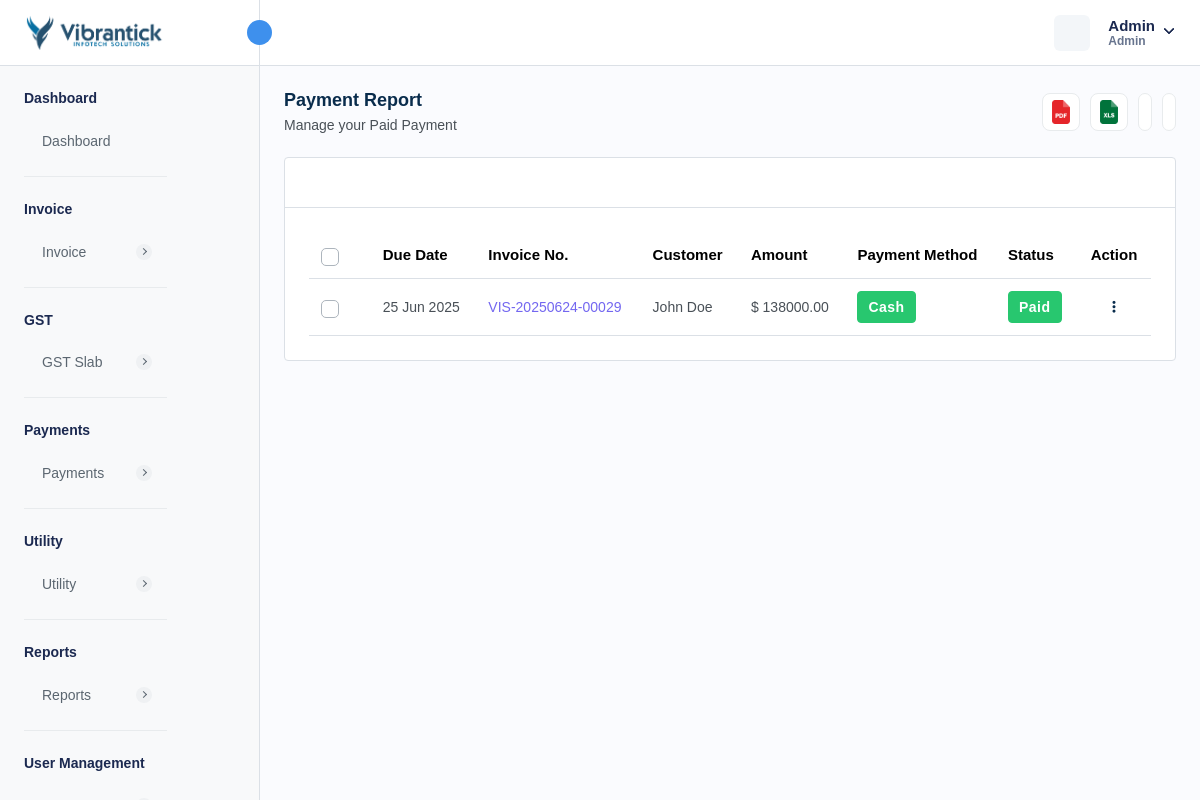
Page /payment-paid.php (signed in) on the earlier database version.
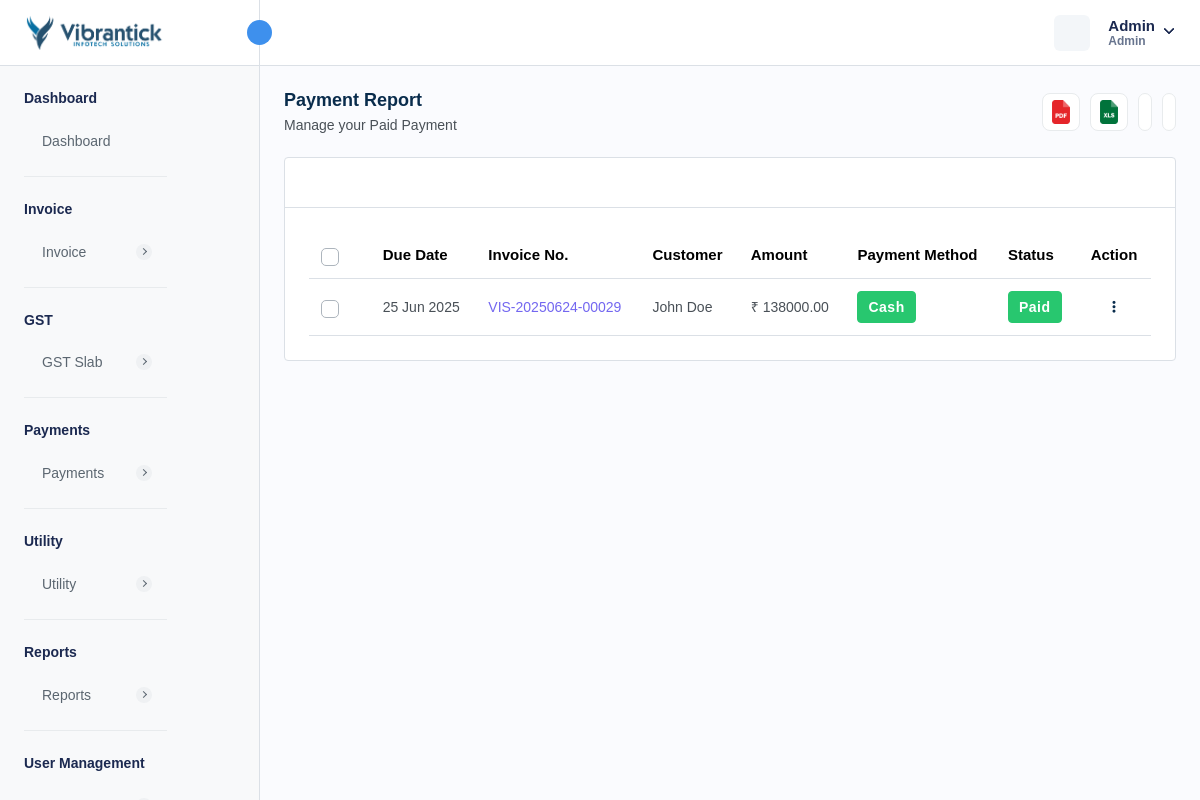
Same page on the later database version.
### tables this page shows
CREATE TABLE `invoice` (
  `invoice_id` int NOT NULL AUTO_INCREMENT,
  `invoice_number` varchar(255) NOT NULL,
  `payment_method` enum('CREDIT_CARD','DEBIT_CARD','CASH','NET_BANKING','PAYPAL','OTHER') NOT NULL,
  `transaction_id` varchar(255) DEFAULT NULL,
  `status` enum('PAID','PENDING','CANCELLED','REFUNDED') NOT NULL,
  `amount` decimal(10,2) NOT NULL,
  `quantity` int NOT NULL,
  `tax` int NOT NULL,
  `discount` decimal(10,2) NOT NULL,
  `total_amount` decimal(10,2) NOT NULL,
  `due_date` varchar(255) DEFAULT NULL,
  `customer_id` int DEFAULT NULL,
  `service_id` json DEFAULT NULL,
  `description` longtext,
  `created_at` timestamp NULL DEFAULT CURRENT_TIMESTAMP,
  `updated_at` timestamp NULL DEFAULT CURRENT_TIMESTAMP ON UPDATE CURRENT_TIMESTAMP,
  `is_active` int NOT NULL DEFAULT '1',
  `reminder_enabled` int NOT NULL DEFAULT '0',
  `reminder_count` int NOT NULL DEFAULT '0',
  `created_by` int NOT NULL,
  `from_date` varchar(255) DEFAULT NULL,
  `to_date` varchar(255) DEFAULT NULL,
  `invoice_type` enum('FIXED','RECURSIVE') DEFAULT NULL,
  `invoice_title` varchar(255) DEFAULT NULL,
  `gst_status` enum('PAID','HOLD','CANCELLED') DEFAULT 'HOLD',
  `repeat_cycle` enum('DAILY','WEEKLY','MONTHLY','QUARTERLY','SEMIQUARTERLY','ANNUALLY','BIENNIALLY') DEFAULT NULL,
  `create_before` int DEFAULT NULL,
  PRIMARY KEY (`invoice_id`),
  UNIQUE KEY `invoice_number_UNIQUE` (`invoice_number`),
  UNIQUE KEY `transaction_id_UNIQUE` (`transaction_id`)
);

CREATE TABLE `customer` (
  `customer_id` int NOT NULL AUTO_INCREMENT,
  `customer_name` varchar(255) NOT NULL,
  `customer_phone` varchar(15) DEFAULT NULL,
  `customer_email` varchar(255) DEFAULT NULL,
  `customer_address` text,
  `ship_name` varchar(255) DEFAULT NULL,
  `ship_phone` varchar(15) DEFAULT NULL,
  `ship_email` varchar(255) DEFAULT NULL,
  `ship_address` text,
  `isActive` int DEFAULT '1',
  `created_at` timestamp NULL DEFAULT CURRENT_TIMESTAMP,
  `updated_at` timestamp NULL DEFAULT NULL ON UPDATE CURRENT_TIMESTAMP,
  `customer_state` varchar(45) DEFAULT NULL,
  `customer_city` int DEFAULT NULL,
  `gst_number` varchar(45) DEFAULT NULL,
  PRIMARY KEY (`customer_id`),
  UNIQUE KEY `customer_phone_UNIQUE` (`customer_phone`),
  UNIQUE KEY `customer_email_UNIQUE` (`customer_email`),
  UNIQUE KEY `gst_number_UNIQUE` (`gst_number`)
);

CREATE TABLE `currency` (
  `currency_id` int NOT NULL AUTO_INCREMENT,
  `currency_name` varchar(255) DEFAULT NULL,
  `currency_code` varchar(45) DEFAULT NULL,
  `currency_symbol` varchar(45) DEFAULT NULL,
  `currency_rate` decimal(10,2) DEFAULT NULL,
  `created_at` timestamp NULL DEFAULT CURRENT_TIMESTAMP,
  `updated_at` timestamp NULL DEFAULT NULL,
  `is_active` int DEFAULT '1',
  PRIMARY KEY (`currency_id`)
);

### payment-paid.php (the view, shortened to what the changed rows need)
<?php
require "./database/config.php";
try {
    $stmtFetchInvoices = $db->prepare("SELECT * FROM invoice
    INNER JOIN customer
    ON customer.customer_id = invoice.customer_id
    WHERE invoice.status = 'PAID' AND invoice.is_active = 1
    ");
    if ($stmtFetchInvoices->execute()) {
        $invoices = $stmtFetchInvoices->get_result();
    } else {
        $_SESSION['error'] = 'Error for fetching customers';
    }
    $stmtFetchLocalizationSettings = $db->prepare("SELECT * FROM localization_settings INNER JOIN currency ON localization_settings.currency_id = currency.currency_id;");
    $stmtFetchLocalizationSettings->execute();
    $localizationSettings = $stmtFetchLocalizationSettings->get_result()->fetch_array(MYSQLI_ASSOC);
} catch (Exception $e) {
    $_SESSION['error'] = $e;
}
?>
<!DOCTYPE html>
<html lang="en">
<head>
    <link rel="stylesheet" href="assets/css/bootstrap.min.css" />
    <link rel="stylesheet" href="assets/css/bootstrap-datetimepicker.min.css" />
    <link rel="stylesheet" href="assets/plugins/daterangepicker/daterangepicker.css" />
    <link rel="stylesheet" href="assets/css/animate.css" />
    <link rel="stylesheet" href="assets/plugins/select2/css/select2.min.css" />
    <link rel="stylesheet" href="assets/css/dataTables.bootstrap5.min.css" />
    <link rel="stylesheet" href="assets/plugins/fontawesome/css/fontawesome.min.css" />
    <link rel="stylesheet" href="assets/plugins/fontawesome/css/all.min.css" />
    <link rel="stylesheet" href="assets/css/style.css" />
    <link rel="stylesheet" href="https://cdn.jsdelivr.net/npm/notyf@3/notyf.min.css" />
</head>
</head>
<body>
    <div class="main-wrapper">
        <div class="page-wrapper">
            <div class="content">
                <div class="card table-list-card">
                    <div class="card-body">
                        <div class="table-responsive">
                            <table id="myTable" class="table datanew">
                                <thead>
                                    <tr>
                                        <th class="no-sort">
                                            <label class="checkboxs">
                                                <span class="checkmarks"></span>
                                            </label>
                                        </th>
                                        <th>Due Date</th>
                                        <th>Invoice No.</th>
                                        <th>Customer</th>
                                        <th>Amount</th>
                                        <th>Payment Method</th>
                                        <th>Status</th>
                                        <th class="no-sort text-center">Action</th>
                                    </tr>
                                </thead>
                                <tbody>
                                    <?php foreach ($invoices->fetch_all(MYSQLI_ASSOC) as $invoice) { ?>
                                        <tr>
                                            <td>
                                                <label class="checkboxs">
                                                    <span class="checkmarks"></span>
                                                </label>
                                            </td>
                                            <td><?php $date = new DateTime($invoice['due_date']);
                                            echo $date->format('d M Y') ?></td>
                                            <td class="ref-number"><?php echo $invoice['invoice_number'] ?></td>
                                            <td>
                                                <?php echo $invoice['customer_name'] ?>
                                            </td>
                                            <td>
                                                <?php echo (isset($localizationSettings["currency_symbol"]) ? $localizationSettings["currency_symbol"] : "$") . " " . $invoice['total_amount'] ?>
                                            </td>
                                            <td class="payment-info">
                                                <?php if ($invoice['payment_method'] == 'CREDIT_CARD') { ?>
                                                    <span class="badge badge-lg bg-success">Credit Card</span>
                                                <?php } elseif ($invoice['payment_method'] == 'DEBIT_CARD') { ?>
                                                    <span class="badge badge-lg bg-success">Debit Card</span>
                                                <?php } elseif ($invoice['payment_method'] == 'CASH') { ?>
                                                    <span class="badge badge-lg bg-success">Cash</span>
                                                <?php } elseif ($invoice['payment_method'] == 'NET_BANKING') { ?>
                                                    <span class="badge badge-lg bg-primary">Net Banking</span>
                                                <?php } elseif ($invoice['payment_method'] == 'PAYPAL') { ?>
                                                    <span class="badge badge-lg bg-primary">Paypal</span>
                                                <?php } elseif ($invoice['payment_method'] == 'OTHER') { ?>
                                                    <span class="badge badge-lg bg-warning">Other</span>
                                                <?php } ?>
                                            </td>
                                            <td>
                                                <?php if ($invoice['status'] == 'PAID') { ?>
                                                    <span class="badge badge-lg bg-success">Paid</span>
                                                <?php } elseif ($invoice['status'] == 'CANCELLED') { ?>
                                                    <span class="badge badge-lg bg-danger">Cancelled</span>
                                                <?php } elseif ($invoice['status'] == 'PENDING') { ?>
                                                    <span class="badge badge-lg bg-warning">Pending</span>
                                                <?php } elseif ($invoice['status'] == 'REFUNDED') { ?>
                                                    <span class="badge badge-lg bg-primary">Refunded</span>
                                                <?php } ?>
                                            </td>
                                            <td class="text-center">
                                                <a class="action-set" href="javascript:void(0);" data-bs-toggle="dropdown"
                                                    aria-expanded="true">
                                                    <i class="fa fa-ellipsis-v" aria-hidden="true"></i>
                                                </a>
                                            </td>
                                        </tr>
                                    <?php } ?>
                                </tbody>
                            </table>
                        </div>
                    </div>
                </div>
            </div>
        </div>
    </div>
</body>
</html>

Differences in the rows shown:
changed invoice "VIS-20250624-00029": no longer shows "$"
added currency: currency_symbol "₹"
